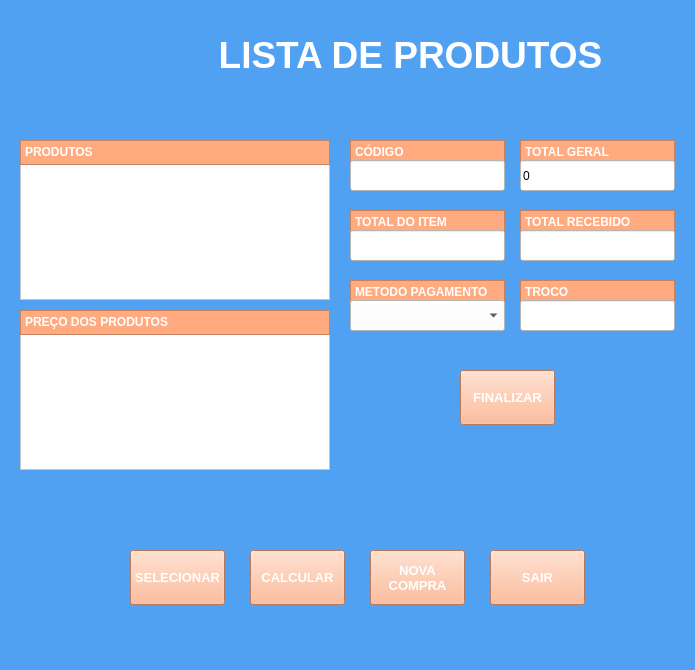
<?xml version="1.0" encoding="UTF-8"?>
<ui version="4.0">
 <class>MainWindow</class>
 <widget class="QMainWindow" name="MainWindow">
  <property name="geometry">
   <rect>
    <x>0</x>
    <y>0</y>
    <width>695</width>
    <height>670</height>
   </rect>
  </property>
  <property name="windowTitle">
   <string>Vendas</string>
  </property>
  <property name="styleSheet">
   <string notr="true">background-color: rgb(80, 161, 241);
color: rgb(0, 0, 0);
</string>
  </property>
  <widget class="QWidget" name="centralwidget">
   <widget class="QLabel" name="tvInformacao">
    <property name="geometry">
     <rect>
      <x>340</x>
      <y>430</y>
      <width>340</width>
      <height>40</height>
     </rect>
    </property>
    <property name="styleSheet">
     <string notr="true">color: rgb(255, 255, 255);</string>
    </property>
    <property name="text">
     <string>&lt;html&gt;&lt;head/&gt;&lt;body&gt;&lt;p align=&quot;center&quot;&gt;&lt;span style=&quot; color:#ffffff;&quot;&gt;&lt;br/&gt;&lt;/span&gt;&lt;/p&gt;&lt;/body&gt;&lt;/html&gt;</string>
    </property>
    <property name="margin">
     <number>0</number>
    </property>
   </widget>
   <widget class="QListWidget" name="listTotal">
    <property name="geometry">
     <rect>
      <x>20</x>
      <y>330</y>
      <width>310</width>
      <height>140</height>
     </rect>
    </property>
    <property name="styleSheet">
     <string notr="true">background-color: rgb(255, 255, 255);
color: rgb(0, 0, 0);</string>
    </property>
   </widget>
   <widget class="QTextEdit" name="textEdit_7">
    <property name="geometry">
     <rect>
      <x>350</x>
      <y>140</y>
      <width>155</width>
      <height>25</height>
     </rect>
    </property>
    <property name="font">
     <font>
      <pointsize>10</pointsize>
      <weight>75</weight>
      <bold>true</bold>
     </font>
    </property>
    <property name="styleSheet">
     <string notr="true">color: rgb(255, 255, 255);
background-color: rgb(255, 170, 127);</string>
    </property>
    <property name="html">
     <string>&lt;!DOCTYPE HTML PUBLIC &quot;-//W3C//DTD HTML 4.0//EN&quot; &quot;http://www.w3.org/TR/REC-html40/strict.dtd&quot;&gt;
&lt;html&gt;&lt;head&gt;&lt;meta name=&quot;qrichtext&quot; content=&quot;1&quot; /&gt;&lt;style type=&quot;text/css&quot;&gt;
p, li { white-space: pre-wrap; }
&lt;/style&gt;&lt;/head&gt;&lt;body style=&quot; font-family:'MS Shell Dlg 2'; font-size:10pt; font-weight:600; font-style:normal;&quot;&gt;
&lt;p style=&quot; margin-top:0px; margin-bottom:0px; margin-left:0px; margin-right:0px; -qt-block-indent:0; text-indent:0px;&quot;&gt;&lt;span style=&quot; font-size:9pt;&quot;&gt;CÓDIGO&lt;/span&gt;&lt;/p&gt;&lt;/body&gt;&lt;/html&gt;</string>
    </property>
   </widget>
   <widget class="QListWidget" name="listNome">
    <property name="geometry">
     <rect>
      <x>20</x>
      <y>160</y>
      <width>310</width>
      <height>140</height>
     </rect>
    </property>
    <property name="styleSheet">
     <string notr="true">background-color: rgb(255, 255, 255);
color: rgb(0, 0, 0);</string>
    </property>
   </widget>
   <widget class="QTextEdit" name="textEdit_11">
    <property name="geometry">
     <rect>
      <x>520</x>
      <y>280</y>
      <width>155</width>
      <height>25</height>
     </rect>
    </property>
    <property name="font">
     <font>
      <weight>75</weight>
      <bold>true</bold>
     </font>
    </property>
    <property name="styleSheet">
     <string notr="true">color: rgb(255, 255, 255);
background-color: rgb(255, 170, 127);</string>
    </property>
    <property name="html">
     <string>&lt;!DOCTYPE HTML PUBLIC &quot;-//W3C//DTD HTML 4.0//EN&quot; &quot;http://www.w3.org/TR/REC-html40/strict.dtd&quot;&gt;
&lt;html&gt;&lt;head&gt;&lt;meta name=&quot;qrichtext&quot; content=&quot;1&quot; /&gt;&lt;style type=&quot;text/css&quot;&gt;
p, li { white-space: pre-wrap; }
&lt;/style&gt;&lt;/head&gt;&lt;body style=&quot; font-family:'MS Shell Dlg 2'; font-size:8.25pt; font-weight:600; font-style:normal;&quot;&gt;
&lt;p style=&quot; margin-top:0px; margin-bottom:0px; margin-left:0px; margin-right:0px; -qt-block-indent:0; text-indent:0px;&quot;&gt;&lt;span style=&quot; font-size:9pt;&quot;&gt;TROCO&lt;/span&gt;&lt;/p&gt;&lt;/body&gt;&lt;/html&gt;</string>
    </property>
    <property name="overwriteMode">
     <bool>false</bool>
    </property>
   </widget>
   <widget class="QTextEdit" name="textEdit_14">
    <property name="geometry">
     <rect>
      <x>520</x>
      <y>140</y>
      <width>155</width>
      <height>25</height>
     </rect>
    </property>
    <property name="styleSheet">
     <string notr="true">color: rgb(255, 255, 255);
background-color: rgb(255, 170, 127);</string>
    </property>
    <property name="html">
     <string>&lt;!DOCTYPE HTML PUBLIC &quot;-//W3C//DTD HTML 4.0//EN&quot; &quot;http://www.w3.org/TR/REC-html40/strict.dtd&quot;&gt;
&lt;html&gt;&lt;head&gt;&lt;meta name=&quot;qrichtext&quot; content=&quot;1&quot; /&gt;&lt;style type=&quot;text/css&quot;&gt;
p, li { white-space: pre-wrap; }
&lt;/style&gt;&lt;/head&gt;&lt;body style=&quot; font-family:'MS Shell Dlg 2'; font-size:8.25pt; font-weight:400; font-style:normal;&quot;&gt;
&lt;p style=&quot; margin-top:0px; margin-bottom:0px; margin-left:0px; margin-right:0px; -qt-block-indent:0; text-indent:0px;&quot;&gt;&lt;span style=&quot; font-size:9pt; font-weight:600;&quot;&gt;TOTAL GERAL&lt;/span&gt;&lt;/p&gt;&lt;/body&gt;&lt;/html&gt;</string>
    </property>
   </widget>
   <widget class="QTextEdit" name="textEdit_15">
    <property name="geometry">
     <rect>
      <x>350</x>
      <y>280</y>
      <width>155</width>
      <height>25</height>
     </rect>
    </property>
    <property name="styleSheet">
     <string notr="true">color: rgb(255, 255, 255);
background-color: rgb(255, 170, 127);</string>
    </property>
    <property name="html">
     <string>&lt;!DOCTYPE HTML PUBLIC &quot;-//W3C//DTD HTML 4.0//EN&quot; &quot;http://www.w3.org/TR/REC-html40/strict.dtd&quot;&gt;
&lt;html&gt;&lt;head&gt;&lt;meta name=&quot;qrichtext&quot; content=&quot;1&quot; /&gt;&lt;style type=&quot;text/css&quot;&gt;
p, li { white-space: pre-wrap; }
&lt;/style&gt;&lt;/head&gt;&lt;body style=&quot; font-family:'MS Shell Dlg 2'; font-size:8.25pt; font-weight:400; font-style:normal;&quot;&gt;
&lt;p style=&quot; margin-top:0px; margin-bottom:0px; margin-left:0px; margin-right:0px; -qt-block-indent:0; text-indent:0px;&quot;&gt;&lt;span style=&quot; font-size:9pt; font-weight:600;&quot;&gt;METODO PAGAMENTO&lt;/span&gt;&lt;/p&gt;&lt;/body&gt;&lt;/html&gt;</string>
    </property>
   </widget>
   <widget class="QTextEdit" name="textEdit_12">
    <property name="geometry">
     <rect>
      <x>20</x>
      <y>140</y>
      <width>310</width>
      <height>25</height>
     </rect>
    </property>
    <property name="styleSheet">
     <string notr="true">color: rgb(255, 255, 255);
background-color: rgb(255, 170, 127);</string>
    </property>
    <property name="html">
     <string>&lt;!DOCTYPE HTML PUBLIC &quot;-//W3C//DTD HTML 4.0//EN&quot; &quot;http://www.w3.org/TR/REC-html40/strict.dtd&quot;&gt;
&lt;html&gt;&lt;head&gt;&lt;meta name=&quot;qrichtext&quot; content=&quot;1&quot; /&gt;&lt;style type=&quot;text/css&quot;&gt;
p, li { white-space: pre-wrap; }
&lt;/style&gt;&lt;/head&gt;&lt;body style=&quot; font-family:'MS Shell Dlg 2'; font-size:8.25pt; font-weight:400; font-style:normal;&quot;&gt;
&lt;p style=&quot; margin-top:0px; margin-bottom:0px; margin-left:0px; margin-right:0px; -qt-block-indent:0; text-indent:0px;&quot;&gt;&lt;span style=&quot; font-size:9pt; font-weight:600;&quot;&gt;PRODUTOS&lt;/span&gt;&lt;/p&gt;&lt;/body&gt;&lt;/html&gt;</string>
    </property>
   </widget>
   <widget class="QTextEdit" name="textEdit_5">
    <property name="geometry">
     <rect>
      <x>350</x>
      <y>210</y>
      <width>155</width>
      <height>25</height>
     </rect>
    </property>
    <property name="styleSheet">
     <string notr="true">color: rgb(255, 255, 255);
background-color: rgb(255, 170, 127);</string>
    </property>
    <property name="html">
     <string>&lt;!DOCTYPE HTML PUBLIC &quot;-//W3C//DTD HTML 4.0//EN&quot; &quot;http://www.w3.org/TR/REC-html40/strict.dtd&quot;&gt;
&lt;html&gt;&lt;head&gt;&lt;meta name=&quot;qrichtext&quot; content=&quot;1&quot; /&gt;&lt;style type=&quot;text/css&quot;&gt;
p, li { white-space: pre-wrap; }
&lt;/style&gt;&lt;/head&gt;&lt;body style=&quot; font-family:'MS Shell Dlg 2'; font-size:8.25pt; font-weight:400; font-style:normal;&quot;&gt;
&lt;p style=&quot; margin-top:0px; margin-bottom:0px; margin-left:0px; margin-right:0px; -qt-block-indent:0; text-indent:0px;&quot;&gt;&lt;span style=&quot; font-size:9pt; font-weight:600;&quot;&gt;TOTAL DO ITEM&lt;/span&gt;&lt;/p&gt;&lt;/body&gt;&lt;/html&gt;</string>
    </property>
   </widget>
   <widget class="QPushButton" name="btOk">
    <property name="geometry">
     <rect>
      <x>460</x>
      <y>370</y>
      <width>95</width>
      <height>55</height>
     </rect>
    </property>
    <property name="font">
     <font>
      <pointsize>10</pointsize>
      <weight>75</weight>
      <bold>true</bold>
     </font>
    </property>
    <property name="styleSheet">
     <string notr="true">color: rgb(255, 255, 255);
background-color: rgb(255, 170, 127);</string>
    </property>
    <property name="text">
     <string>FINALIZAR</string>
    </property>
   </widget>
   <widget class="QTextEdit" name="textEdit_13">
    <property name="geometry">
     <rect>
      <x>20</x>
      <y>310</y>
      <width>310</width>
      <height>25</height>
     </rect>
    </property>
    <property name="styleSheet">
     <string notr="true">color: rgb(255, 255, 255);
background-color: rgb(255, 170, 127);</string>
    </property>
    <property name="html">
     <string>&lt;!DOCTYPE HTML PUBLIC &quot;-//W3C//DTD HTML 4.0//EN&quot; &quot;http://www.w3.org/TR/REC-html40/strict.dtd&quot;&gt;
&lt;html&gt;&lt;head&gt;&lt;meta name=&quot;qrichtext&quot; content=&quot;1&quot; /&gt;&lt;style type=&quot;text/css&quot;&gt;
p, li { white-space: pre-wrap; }
&lt;/style&gt;&lt;/head&gt;&lt;body style=&quot; font-family:'MS Shell Dlg 2'; font-size:8.25pt; font-weight:400; font-style:normal;&quot;&gt;
&lt;p style=&quot; margin-top:0px; margin-bottom:0px; margin-left:0px; margin-right:0px; -qt-block-indent:0; text-indent:0px;&quot;&gt;&lt;span style=&quot; font-size:9pt; font-weight:600;&quot;&gt;PREÇO DOS PRODUTOS&lt;/span&gt;&lt;/p&gt;&lt;/body&gt;&lt;/html&gt;</string>
    </property>
   </widget>
   <widget class="QPushButton" name="bt_Calcular">
    <property name="geometry">
     <rect>
      <x>250</x>
      <y>550</y>
      <width>95</width>
      <height>55</height>
     </rect>
    </property>
    <property name="font">
     <font>
      <pointsize>10</pointsize>
      <weight>75</weight>
      <bold>true</bold>
     </font>
    </property>
    <property name="styleSheet">
     <string notr="true">color: rgb(255, 255, 255);
background-color: rgb(255, 170, 127);</string>
    </property>
    <property name="text">
     <string>CALCULAR</string>
    </property>
   </widget>
   <widget class="QTextEdit" name="textEdit_10">
    <property name="geometry">
     <rect>
      <x>520</x>
      <y>210</y>
      <width>155</width>
      <height>25</height>
     </rect>
    </property>
    <property name="styleSheet">
     <string notr="true">color: rgb(255, 255, 255);
background-color: rgb(255, 170, 127);</string>
    </property>
    <property name="html">
     <string>&lt;!DOCTYPE HTML PUBLIC &quot;-//W3C//DTD HTML 4.0//EN&quot; &quot;http://www.w3.org/TR/REC-html40/strict.dtd&quot;&gt;
&lt;html&gt;&lt;head&gt;&lt;meta name=&quot;qrichtext&quot; content=&quot;1&quot; /&gt;&lt;style type=&quot;text/css&quot;&gt;
p, li { white-space: pre-wrap; }
&lt;/style&gt;&lt;/head&gt;&lt;body style=&quot; font-family:'MS Shell Dlg 2'; font-size:8.25pt; font-weight:400; font-style:normal;&quot;&gt;
&lt;p style=&quot; margin-top:0px; margin-bottom:0px; margin-left:0px; margin-right:0px; -qt-block-indent:0; text-indent:0px;&quot;&gt;&lt;span style=&quot; font-size:9pt; font-weight:600;&quot;&gt;TOTAL RECEBIDO&lt;/span&gt;&lt;/p&gt;&lt;/body&gt;&lt;/html&gt;</string>
    </property>
   </widget>
   <widget class="QLabel" name="label">
    <property name="geometry">
     <rect>
      <x>180</x>
      <y>10</y>
      <width>461</width>
      <height>91</height>
     </rect>
    </property>
    <property name="text">
     <string>&lt;html&gt;&lt;head/&gt;&lt;body&gt;&lt;p align=&quot;center&quot;&gt;&lt;span style=&quot; font-size:28pt; font-weight:600; color:#ffffff;&quot;&gt;LISTA DE PRODUTOS&lt;/span&gt;&lt;/p&gt;&lt;/body&gt;&lt;/html&gt;</string>
    </property>
    <property name="alignment">
     <set>Qt::AlignCenter</set>
    </property>
   </widget>
   <widget class="QPushButton" name="btSelecionar">
    <property name="geometry">
     <rect>
      <x>130</x>
      <y>550</y>
      <width>95</width>
      <height>55</height>
     </rect>
    </property>
    <property name="font">
     <font>
      <pointsize>10</pointsize>
      <weight>75</weight>
      <bold>true</bold>
     </font>
    </property>
    <property name="styleSheet">
     <string notr="true">color: rgb(255, 255, 255);
background-color: rgb(255, 170, 127);</string>
    </property>
    <property name="text">
     <string>SELECIONAR</string>
    </property>
   </widget>
   <widget class="QPushButton" name="btApagarTudo">
    <property name="geometry">
     <rect>
      <x>370</x>
      <y>550</y>
      <width>95</width>
      <height>55</height>
     </rect>
    </property>
    <property name="font">
     <font>
      <pointsize>10</pointsize>
      <weight>75</weight>
      <bold>true</bold>
     </font>
    </property>
    <property name="styleSheet">
     <string notr="true">color: rgb(255, 255, 255);
background-color: rgb(255, 170, 127);</string>
    </property>
    <property name="text">
     <string>NOVA
COMPRA</string>
    </property>
   </widget>
   <widget class="QPushButton" name="btSair">
    <property name="geometry">
     <rect>
      <x>490</x>
      <y>550</y>
      <width>95</width>
      <height>55</height>
     </rect>
    </property>
    <property name="font">
     <font>
      <pointsize>10</pointsize>
      <weight>75</weight>
      <bold>true</bold>
     </font>
    </property>
    <property name="styleSheet">
     <string notr="true">color: rgb(255, 255, 255);
background-color: rgb(255, 170, 127);</string>
    </property>
    <property name="text">
     <string>SAIR</string>
    </property>
   </widget>
   <widget class="QLabel" name="label_11">
    <property name="geometry">
     <rect>
      <x>20</x>
      <y>10</y>
      <width>121</width>
      <height>91</height>
     </rect>
    </property>
    <property name="text">
     <string/>
    </property>
    <property name="pixmap">
     <pixmap>Apresentação1-removebg-previewaawwwwwwwwwwww.png</pixmap>
    </property>
    <property name="scaledContents">
     <bool>true</bool>
    </property>
   </widget>
   <widget class="QLineEdit" name="edtCodigo">
    <property name="geometry">
     <rect>
      <x>350</x>
      <y>160</y>
      <width>155</width>
      <height>31</height>
     </rect>
    </property>
    <property name="styleSheet">
     <string notr="true">background-color: rgb(255, 255, 255);
color: rgb(0, 0, 0);</string>
    </property>
   </widget>
   <widget class="QLineEdit" name="edtTotalGeral">
    <property name="geometry">
     <rect>
      <x>520</x>
      <y>160</y>
      <width>155</width>
      <height>31</height>
     </rect>
    </property>
    <property name="styleSheet">
     <string notr="true">background-color: rgb(255, 255, 255);
color: rgb(0, 0, 0);</string>
    </property>
    <property name="text">
     <string>0</string>
    </property>
   </widget>
   <widget class="QLineEdit" name="edtTotalRecebido">
    <property name="geometry">
     <rect>
      <x>520</x>
      <y>230</y>
      <width>155</width>
      <height>31</height>
     </rect>
    </property>
    <property name="styleSheet">
     <string notr="true">background-color: rgb(255, 255, 255);
color: rgb(0, 0, 0);</string>
    </property>
   </widget>
   <widget class="QLineEdit" name="edtNome">
    <property name="geometry">
     <rect>
      <x>-20</x>
      <y>300</y>
      <width>16</width>
      <height>16</height>
     </rect>
    </property>
    <property name="styleSheet">
     <string notr="true">background-color: rgb(80,161,241);
color: rgb(80,161,241);</string>
    </property>
   </widget>
   <widget class="QLineEdit" name="edtTroco">
    <property name="geometry">
     <rect>
      <x>520</x>
      <y>300</y>
      <width>155</width>
      <height>31</height>
     </rect>
    </property>
    <property name="styleSheet">
     <string notr="true">background-color: rgb(255, 255, 255);
color: rgb(0, 0, 0);</string>
    </property>
   </widget>
   <widget class="QLineEdit" name="edtTotalItem">
    <property name="geometry">
     <rect>
      <x>350</x>
      <y>230</y>
      <width>155</width>
      <height>31</height>
     </rect>
    </property>
    <property name="styleSheet">
     <string notr="true">background-color: rgb(255, 255, 255);
color: rgb(0, 0, 0);</string>
    </property>
   </widget>
   <widget class="QComboBox" name="cb_Metodos">
    <property name="geometry">
     <rect>
      <x>350</x>
      <y>300</y>
      <width>155</width>
      <height>31</height>
     </rect>
    </property>
    <property name="styleSheet">
     <string notr="true">background-color: rgb(255, 255, 255);
color: rgb(0, 0, 0);</string>
    </property>
   </widget>
   <widget class="QLabel" name="label_2">
    <property name="geometry">
     <rect>
      <x>130</x>
      <y>480</y>
      <width>101</width>
      <height>16</height>
     </rect>
    </property>
    <property name="text">
     <string>&lt;html&gt;&lt;head/&gt;&lt;body&gt;&lt;p&gt;&lt;span style=&quot; color:#50a1f1;&quot;&gt;Você Selecionou:&lt;/span&gt;&lt;/p&gt;&lt;/body&gt;&lt;/html&gt;</string>
    </property>
   </widget>
   <widget class="QLabel" name="tv_Metodos">
    <property name="geometry">
     <rect>
      <x>220</x>
      <y>480</y>
      <width>101</width>
      <height>16</height>
     </rect>
    </property>
    <property name="text">
     <string>&lt;html&gt;&lt;head/&gt;&lt;body&gt;&lt;p&gt;&lt;span style=&quot; color:#50a1f1;&quot;&gt;&lt;br/&gt;&lt;/span&gt;&lt;/p&gt;&lt;/body&gt;&lt;/html&gt;</string>
    </property>
   </widget>
  </widget>
  <widget class="QMenuBar" name="menubar">
   <property name="geometry">
    <rect>
     <x>0</x>
     <y>0</y>
     <width>695</width>
     <height>21</height>
    </rect>
   </property>
  </widget>
  <widget class="QStatusBar" name="statusbar"/>
 </widget>
 <resources/>
 <connections/>
</ui>
